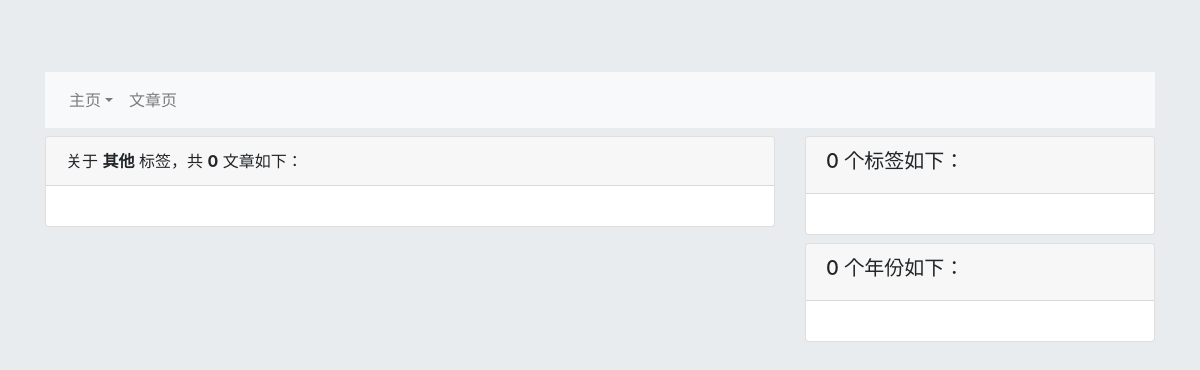
/blogs/articlesByLabel/其他, run on an earlier commit of the app's database.
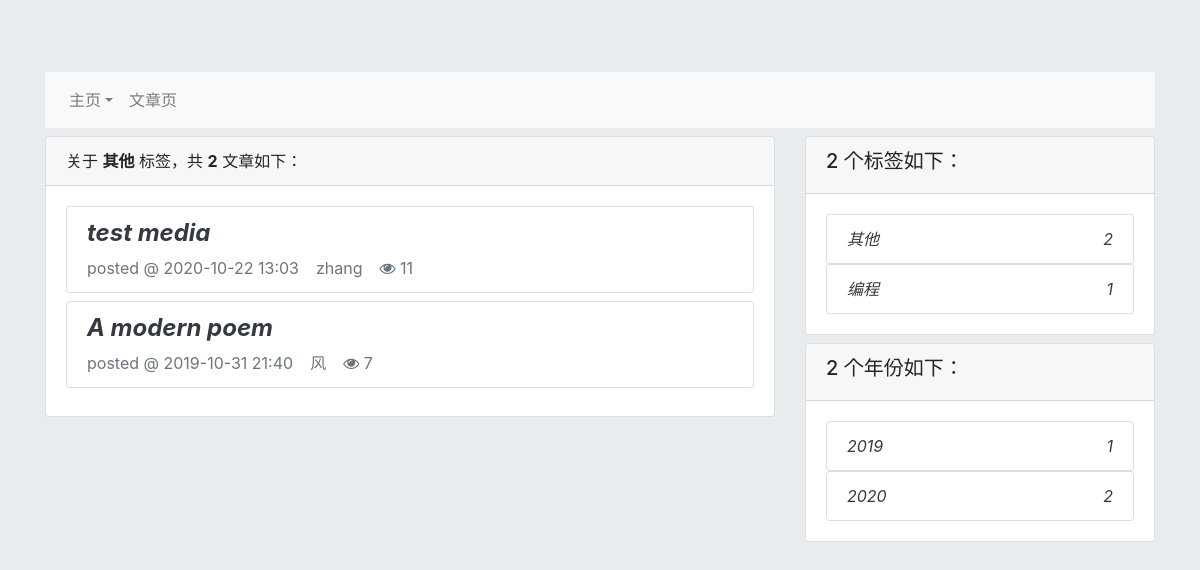
And on a later commit of the database.
### blog/models.py (models this page shows, shortened)
class Article(models.Model):
    states = (
        ('draft', '草稿'),
        ('pub', '发布'),
    )
    title = models.CharField('文章标题', max_length=200)
    author = models.CharField('作者', max_length=16)
    category = models.CharField('分类', max_length=10, default='其他')
    body = MDTextField('内容')
    pub_date = models.DateTimeField('发布日期', default=timezone.now)
    views = models.IntegerField('浏览量', default=0)
    mod_date = models.DateTimeField('修改时间', default=timezone.now)
    state = models.CharField('状态', max_length=8, choices=states, default='draft')

### blog/views.py (the view)
# urls.py: path('articlesByLabel/<str:label>', views.get_articles_by_label, name='get_articles_by_label'),
def get_articles_by_label(request, label):
    article_label = Article.objects.filter(category=label, state='pub').order_by('-pub_date')
    label_to_articles, year_to_articles = get_label_and_year_to_articles()
    return render(request, 'blog/articles_by_label.html', locals())

### blog/templates/blog/articles_by_label.html (shortened to what this page needs)
{% extends 'blog/base.html' %}
{% block content %}
<div class="row">
    <div class="col-sm-12 col-md-12 col-lg-8 col-xl-8">
        <div class="card">
            <div class="card-header">
                <span>关于 <strong>{{ label }}</strong> 标签，共 <strong>{{ article_label|length }}</strong> 文章如下：</span>
            </div>
            <div class="card-body">
                {% if article_label %}
                {% for article_label in article_label %}
                <div class="list-group">
                    <div class="list-group-item">
                        <h4>
                            <a class="text-dark font-italic font-weight-bold"
                            href="{% url 'blog:article_body' article_label.id %}">{{ article_label.title }}</a>
                        </h4>
                        <span class="text-muted">
                            posted @ {{ article_label.pub_date|date:'Y-m-d H:i' }}
                            &ensp; {{ article_label.author }}
                            &ensp; <i class="fa fa-eye" aria-hidden="true"></i> {{ article_label.views }}
                        </span>
                    </div>
                </div>
                {% endfor %}
                {% endif %}
            </div>
        </div>
    </div>
    <div class="col-sm-0 col-md-0 col-lg-4 col-xl-4">
        <div class="card">
            <div class="card-header">
                <h5>{{ label_to_articles|length }} 个标签如下：</h5>
            </div>
            <div class="card-body">
                {% if label_to_articles %}
                {% for label, articles in label_to_articles.items %}
                    <a class="text-dark font-italic" href="{% url 'blog:get_articles_by_label' label %}">
                        <div class="list-group-item">
                            {{ label }}
                            <div class="float-right">
                                {{ articles|length }}
                            </div>
                        </div>
                    </a>
                {% endfor %}
                {% endif %}
            </div>
        </div>
        <div class="card">
            <div class="card-header">
                <h5>{{ year_to_articles|length }} 个年份如下：</h5>
            </div>
            <div class="card-body">
                {% if year_to_articles %}
                {% for year, articles in year_to_articles.items %}
                <a class="text-dark font-italic" href="{% url 'blog:get_articles_by_year' year %}">
                    <div class="list-group-item">
                        {{ year }}
                        <div class="float-right">
                            {{ articles|length }}
                        </div>
                    </div>
                </a>
                {% endfor %}
                {% endif %}
            </div>
        </div>
    </div>
</div>
{% endblock %}

What changed in the data, as far as the page shows it:
added Article: title "test media", pub_date "2020-10-22 13:03", author "zhang", views "11"
now on this page (row edited): Article: title "A modern poem", pub_date "2019-10-31 21:40", author "风", views "7"
Also different on the page:
{{ article_label|length }}: "0" → "2"
{{ label_to_articles|length }}: "0" → "2"
{{ year_to_articles|length }}: "0" → "2"
new list line: "其他 2"
new list line: "编程 1"
new list line: "2019 1"
new list line: "2020 2"
